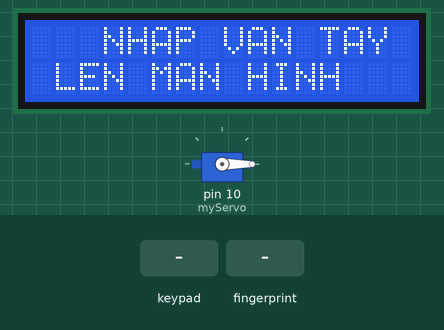
Recording of a sketch running on a simulated Arduino Mega 2560, built with avr-gcc and run on an emulated ATmega2560. On the bench: 16×2 character LCD, servo. The inputs (shaded band) are chosen by the test bench. What the sketch prints to the serial monitor is not drawn.

Above: at 2.5 s.
2.6 s: key 'A' pressed
At 3.0 s:
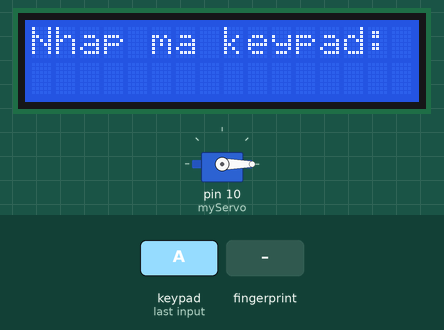
4.2 s: keypad keys 1 2 3 4 pressed 0.4 s apart
At 6.0 s:
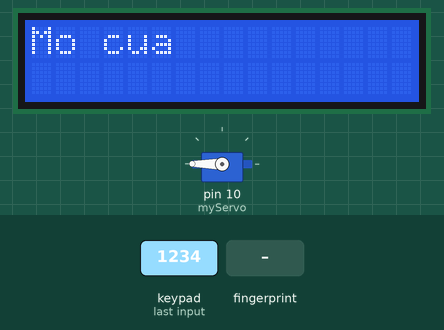
8.8 s: finger stored as number 1 placed on the sensor
At 10.5 s:
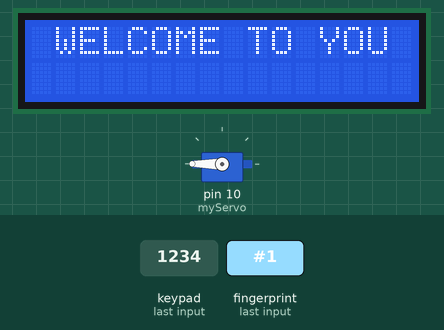
Timing chart, 0 to 13.7 s (numbered marks = the images above; inputs shaded):
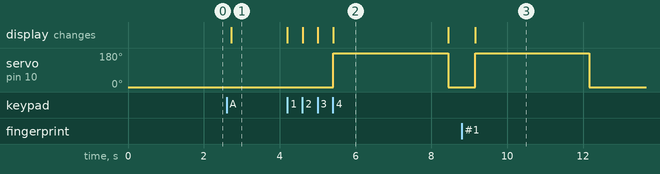

Measured:
- after the input at 2.6 s, the display: changes after 0.12 s (image 1)
- after the input at 4.2 s, servo on pin 10 (myServo): 0° → 180° after 1.2 s, → 0° 3.0 s later; the display: first changes at once (image 2 shows a later state)
- after the input at 8.8 s, servo on pin 10 (myServo): 0° → 180° after 0.36 s, → 0° 3.0 s later; the display: changes after 0.36 s (image 3)
- what the display in image 2 shows lasts 3.0 s, from 5.4 s to 8.4 s

The sketch:

mocuabangvantay.ino
```cpp
#include <Keypad.h>
#include <Adafruit_Fingerprint.h>
#include <Wire.h>
#include <LiquidCrystal_I2C.h>
#include <Servo.h>
LiquidCrystal_I2C lcd(0x27, 16, 2);
int relay = 10;
Servo myServo;
unsigned long startTime;  // Biến để lưu thời gian bắt đầu quét vân tay
const unsigned long timeout = 10000;  // Thời gian chờ tối đa 30 giây

// Cấu hình keypad
const byte ROWS = 4;
const byte COLS = 4;
char keys[ROWS][COLS] = {
  {'1','2','3','A'},
  {'4','5','6','B'},
  {'7','8','9','C'},
  {'*','0','#','D'}
};
byte rowPins[ROWS] = {9, 8, 7, 6};
byte colPins[COLS] = {5, 4, 3, 2};
Keypad keypad = Keypad(makeKeymap(keys), rowPins, colPins, ROWS, COLS);

// Mật khẩu mở khóa qua keypad
String password = "1234";
String inputPassword = "";
int id = 0;
#if (defined(__AVR__) || defined(ESP8266)) && !defined(__AVR_ATmega2560__)

SoftwareSerial mySerial(11, 12);

#else

#define mySerial Serial2

#endif

Adafruit_Fingerprint finger = Adafruit_Fingerprint(&mySerial);

void setup()
{
  Serial.begin(9600);
  lcd.init();
  lcd.backlight();
  myServo.attach(10); // Gắn servo vào chân 10
  myServo.write(0);
  displayWaitFinger();
  while (!Serial);  // For Yun/Leo/Micro/Zero/...
  delay(100);
  Serial.println("\n\nAdafruit Kiem tra nhan dang van tay !");

  // set the data rate for the sensor serial port
  finger.begin(57600);
  delay(5);
  if (finger.verifyPassword()) {
    Serial.println("Da tim thay cam bien van tay!");
  } else {
    Serial.println("Khong tim thay cam bien van tay!(");
    while (1) {
      delay(1);
    }
  }

  Serial.println(F("Doc thong so"));
  finger.getParameters();
  Serial.print(F("Status: 0x")); Serial.println(finger.status_reg, HEX);
  Serial.print(F("Sys ID: 0x")); Serial.println(finger.system_id, HEX);
  Serial.print(F("Capacity: ")); Serial.println(finger.capacity);
  Serial.print(F("Security level: ")); Serial.println(finger.security_level);
  Serial.print(F("Device address: ")); Serial.println(finger.device_addr, HEX);
  Serial.print(F("Packet len: ")); Serial.println(finger.packet_len);
  Serial.print(F("Baud rate: ")); Serial.println(finger.baud_rate);

  finger.getTemplateCount();

  if (finger.templateCount == 0) {
    Serial.print("Khong tim thay dau van tay.");
  }
  else {
    Serial.println("Cho van tay");
    Serial.print("Cam bien chua "); Serial.print(finger.templateCount); Serial.println(" mẫu");
  }
}

void loop()
{
  while (true) {  // Liên tục quét vân tay
    char key = keypad.getKey();  // Kiểm tra phím được nhấn

    if (key == 'A') {  // Nếu phím A được nhấn, chuyển sang nhập mật khẩu
      requestKeypadPassword();  // Chuyển sang mở khóa bằng keypad
    }
    if (getFingerprintIDez() != -1) {
      Serial.println("Mo cua bang van tay!");
      displayFingerOK();
      delay(3000);

      Serial.println("Dong cua!");
      displayWaitFinger();
    } else if (getFingerprintID() == FINGERPRINT_NOTFOUND) {
      displayInvalidFinger();  // Hiển thị thông báo lỗi nếu không tìm thấy vân tay
    }
    delay(50);  // Giới hạn tốc độ vòng lặp
  }
}

void requestKeypadPassword() {
  lcd.clear();
  lcd.print("Nhap ma keypad:");
  inputPassword = "";  // Xóa mật khẩu đã nhập

  while (inputPassword.length() < 4) {
    char key = keypad.getKey();
    if (key) {
      inputPassword += key;
      lcd.setCursor(inputPassword.length() - 1, 1);  // Hiển thị ký tự đã nhập
      lcd.print('*');
    }
  }

  if (inputPassword == password) {  // Nếu mật khẩu đúng
    lcd.clear();
    lcd.print("Mo cua");
    myServo.write(180);  // Mở cửa
    delay(3000);
    myServo.write(0);  // Đóng cửa
    displayWaitFinger();
  } else {
    lcd.clear();
    lcd.print("Ma sai!!!");
    delay(2000);
    requestKeypadPassword();  // Hiển thị lại yêu cầu vân tay
  }
}

//=======================================
uint8_t getFingerprintID() {
  uint8_t p = finger.getImage();
  switch (p) {
    case FINGERPRINT_OK:
      Serial.println("Image taken");
      break;
    case FINGERPRINT_NOFINGER:
      Serial.println("No finger detected");
      return p;
    case FINGERPRINT_PACKETRECIEVEERR:
      Serial.println("Communication error");
      return p;
    case FINGERPRINT_IMAGEFAIL:
      Serial.println("Imaging error");
      return p;
    default:
      Serial.println("Unknown error");
      return p;
  }

  // =========================OK success!========================

  p = finger.image2Tz();
  switch (p) {
    case FINGERPRINT_OK:
      Serial.println("Image converted || Hinh anh duoc chuyen doi");
      break;
    case FINGERPRINT_IMAGEMESS:
      Serial.println("Image too messy");
      return p;
    case FINGERPRINT_PACKETRECIEVEERR:
      Serial.println("Communication error");
      return p;
    case FINGERPRINT_FEATUREFAIL:
      Serial.println("Could not find fingerprint features");
      return p;
    case FINGERPRINT_INVALIDIMAGE:
      Serial.println("Could not find fingerprint features");
      return p;
    default:
      Serial.println("Unknown error");
      return p;
  }

  // ========================OK converted!=======================
  p = finger.fingerSearch();
  if (p == FINGERPRINT_OK) {
    Serial.println("Found a print match!");
  } else if (p == FINGERPRINT_PACKETRECIEVEERR) {
    Serial.println("Communication error");
    return p;
  } else if (p == FINGERPRINT_NOTFOUND) {
    Serial.println("\nDid not find a match");
    displayInvalidFinger();
    delay(2000);
    displayWaitFinger();
    return p;
  } else {
    Serial.println("Unknown error");
    return p;
  }

  // ======================found a match!=================
  Serial.print("Found ID #"); Serial.print(finger.fingerID);
  Serial.print(" with confidence of "); Serial.println(finger.confidence);

  return finger.fingerID;
}

// returns -1 if fairelay, otherwise returns ID #
int getFingerprintIDez()
{
  uint8_t p = finger.getImage();
  if (p != FINGERPRINT_OK)  return -1;

  p = finger.image2Tz();
  if (p != FINGERPRINT_OK)  return -1;

  p = finger.fingerFastSearch();
  if (p != FINGERPRINT_OK)  return -1;

  // found a match!
  Serial.print("Found ID #"); Serial.print(finger.fingerID);
  Serial.print(" with confidence of "); Serial.println(finger.confidence);
  return finger.fingerID;
}

//======================LCD=================================
void displayWaitFinger()
{
  lcd.clear();
  lcd.setCursor(5, 0);
  lcd.setCursor(3, 0);
  lcd.print("NHAP VAN TAY");
  lcd.setCursor(1, 1);
  lcd.print("LEN MAN HINH");
}
void displayInvalidFinger()
{
  lcd.clear();
  lcd.setCursor(5, 0);
  lcd.print("VAN TAY");
  lcd.setCursor(3, 1);
  lcd.print("BI LOI!!!");
}
void displayFingerOK()

{
  lcd.clear();
  lcd.setCursor(0, 0);
  lcd.print(" WELCOME TO YOU");
  myServo.write(180); // Mở cửa
  delay(3000); // Giữ 2 giây
  myServo.write(0); // Đóng cửa
}
```
